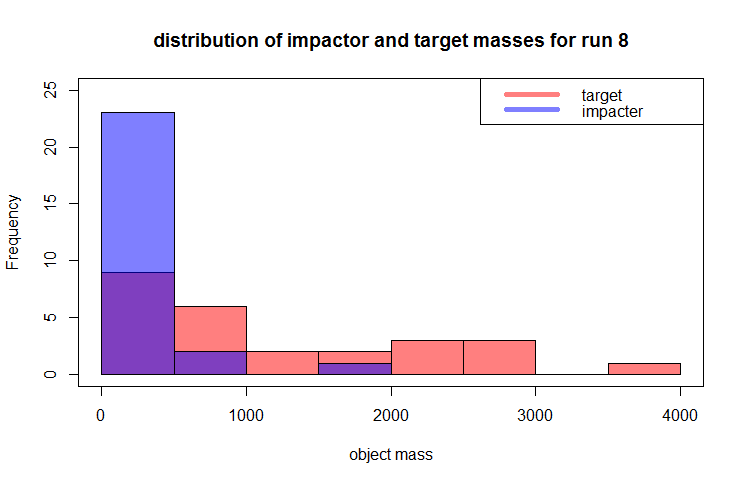

The script that drew this image:
collisions<-read.table("collision.list table.txt",header=TRUE)

collisions.run1<-collisions[2:47,]
collisions.run2<-collisions[49:73,]
collisions.run3<-collisions[75:85,]
collisions.run4<-collisions[87:106,]
collisions.run5<-collisions[108:126,]
collisions.run6<-collisions[128:139,]
collisions.run7<-collisions[141:163,]
collisions.run8<-collisions[162:187,]#this is correct
collisions.run9<-collisions[193:212,]
collisions.run10<-collisions[214:223,]

colliders<-read.table("impacter.mass.list table.txt")
colliders.run1<-colliders$V2[2:47]
colliders.run2<-colliders$V2[49:73]
colliders.run3<-colliders$V2[75:85]
colliders.run4<-colliders$V2[87:106]
colliders.run5<-colliders$V2[108:126]
colliders.run6<-colliders$V2[128:139]
colliders.run7<-colliders$V2[141:163]
colliders.run8<-colliders$V2[163:188]#this is correct
colliders.run9<-colliders$V2[193:212]
colliders.run10<-colliders$V2[214:223]

mass.run.8<-as.numeric(as.vector(collisions.run8$xsa))
hist(mass.run.8,col=rgb(1,0,0,0.5),xlab="object mass",ylim=c(0,25),main="distribution of impactor and target masses for run 8")
hist(colliders.run8,col=rgb(0,0,1,0.5),add=T)
legend("topright", c("target", "impacter"), col=c(rgb(1,0,0,0.5),rgb(0,0,1,0.5) ), lwd=5)

box()
